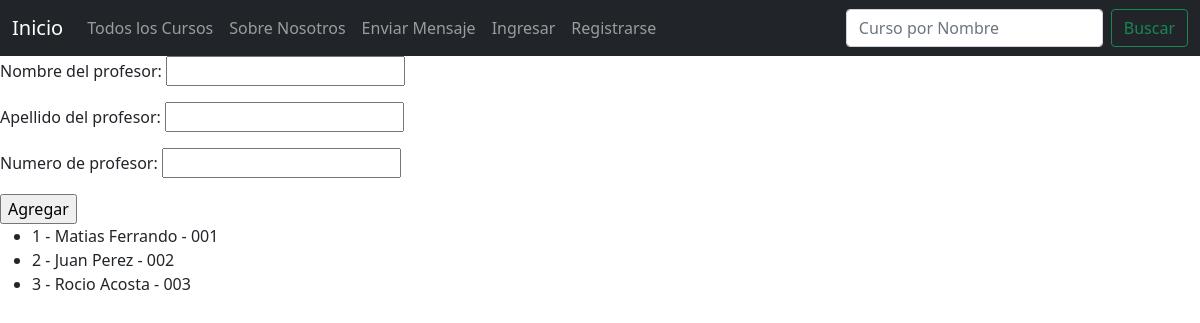
The page /profesores/ on the database its author committed.
### Aplicacion/models.py (models this page shows, shortened)
class Profesor(models.Model):
    nombre_del_profesor = models.CharField(max_length=20)
    apellido_del_profesor = models.CharField(max_length=20)
    numero_de_profesor = models.CharField(max_length=4)

### Aplicacion/views.py (the view)
# urls.py: path("profesores/", mostrar_profesores, name="profesores"),
def mostrar_profesores(request):
    context = {
        "form": ProfesorForm(),
        "profesores": Profesor.objects.all(),
    }
    return render(request, "Aplicacion/profesores.html", context)

### Aplicacion/forms.py
class ProfesorForm(forms.ModelForm):
    class Meta:
        model = Profesor
        fields = '__all__'

### Aplicacion/templates/Aplicacion/profesores.html (shortened to what this page needs)
{% extends "Aplicacion/base.html" %}
{% load static %}
{% block main %}
<h1>Administracion de Profesores: </h1>
<form action="{% url 'agregar-profesor' %}" method="post">
    {{form.as_p}}
    <input type="submit" value="Agregar">
</form>
<ul>
    {% for profesor in profesores %}
    <li>
        {{ profesor.id }} - {{profesor.nombre_del_profesor}} {{profesor.apellido_del_profesor}} - {{profesor.numero_de_profesor}}
    </li>
    {% endfor %}
</ul>
{% endblock %}

### rows shown on the page
Profesor: id "1", nombre_del_profesor "Matias", apellido_del_profesor "Ferrando", numero_de_profesor "001"
Profesor: id "2", nombre_del_profesor "Juan", apellido_del_profesor "Perez", numero_de_profesor "002"
Profesor: id "3", nombre_del_profesor "Rocio", apellido_del_profesor "Acosta", numero_de_profesor "003"
